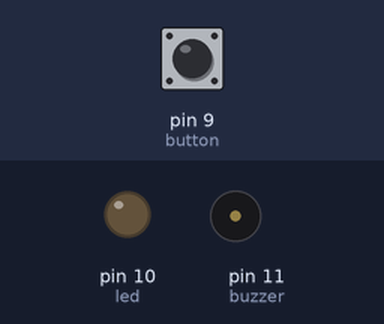
Simulated run of this sketch. Board: Arduino Uno, built with avr-gcc and run on an emulated ATmega328P. Shown: output pins drawn as LEDs (lit = HIGH), buzzer (waves = sounding, pin HIGH). Inputs (shaded band) come from the test bench; at power-on: pin 9 (button) LOW.

Above: at 1.2 s.
1.3 s: pin 9 (button) pulled HIGH for 1 s
At 3.0 s:
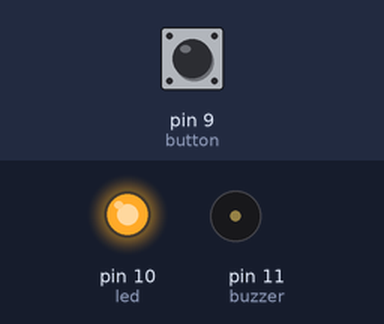
3.8 s: pin 9 (button) pulled HIGH for 0.15 s
At 4.1 s:
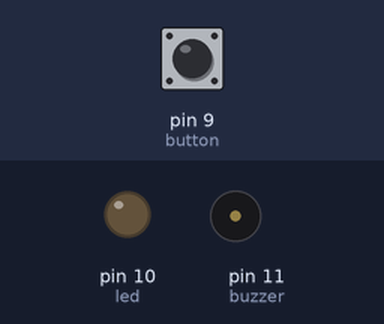
5.4 s: pin 9 (button) pulled HIGH for 3.2 s
At 9.4 s:
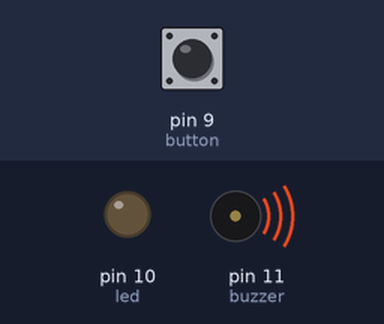
Timing chart, 0 to 10.9 s (numbered marks = the images above; inputs shaded):
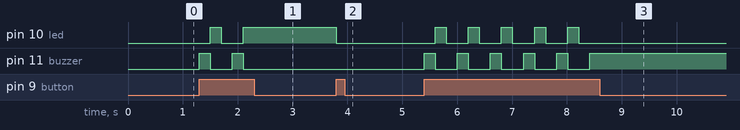

The sketch:

sc4.ino
```cpp
// Wiring code generated from an ArduinoML model
// Application name: sc4

long debounce = 200;

enum STATE {on1, on2, off};
STATE currentState = off;

boolean buttonBounceGuard = false;
long buttonLastDebounceTime = 0;

void setup(){
  pinMode(9, INPUT);  // button [Sensor]
  pinMode(10, OUTPUT); // led [Actuator]
  pinMode(11, OUTPUT); // buzzer [Actuator]
}

void loop() {
	switch(currentState){
		case on1:
			digitalWrite(11,HIGH);
			digitalWrite(10,LOW);
			buttonBounceGuard = millis() - buttonLastDebounceTime > debounce;
			if((digitalRead(9) == HIGH && buttonBounceGuard)) {
				buttonLastDebounceTime = millis();
				currentState = on2;
			}
		break;
		case on2:
			digitalWrite(11,LOW);
			digitalWrite(10,HIGH);
			buttonBounceGuard = millis() - buttonLastDebounceTime > debounce;
			if((digitalRead(9) == HIGH && buttonBounceGuard)) {
				buttonLastDebounceTime = millis();
				currentState = off;
			}
		break;
		case off:
			digitalWrite(11,LOW);
			digitalWrite(10,LOW);
			buttonBounceGuard = millis() - buttonLastDebounceTime > debounce;
			if((digitalRead(9) == HIGH && buttonBounceGuard)) {
				buttonLastDebounceTime = millis();
				currentState = on1;
			}
		break;
	}
}
```

Measured:
- after the input at 1.3 s, pin 10 (led): LOW → HIGH after 0.20 s, → LOW 0.20 s later, → HIGH 0.40 s later; pin 11 (buzzer): alternates HIGH for 0.20 s and LOW for 0.40 s, 4 changes in all, then stays LOW, starting at once
- after the input at 3.8 s, pin 10 (led): HIGH → LOW at once
- after the input at 5.4 s, pin 10 (led): alternates HIGH for 0.20 s and LOW for 0.40 s, 10 changes in all, then stays LOW, starting after 0.20 s; pin 11 (buzzer): alternates HIGH for 0.20 s and LOW for 0.40 s, 11 changes in all, then stays HIGH, starting at once
